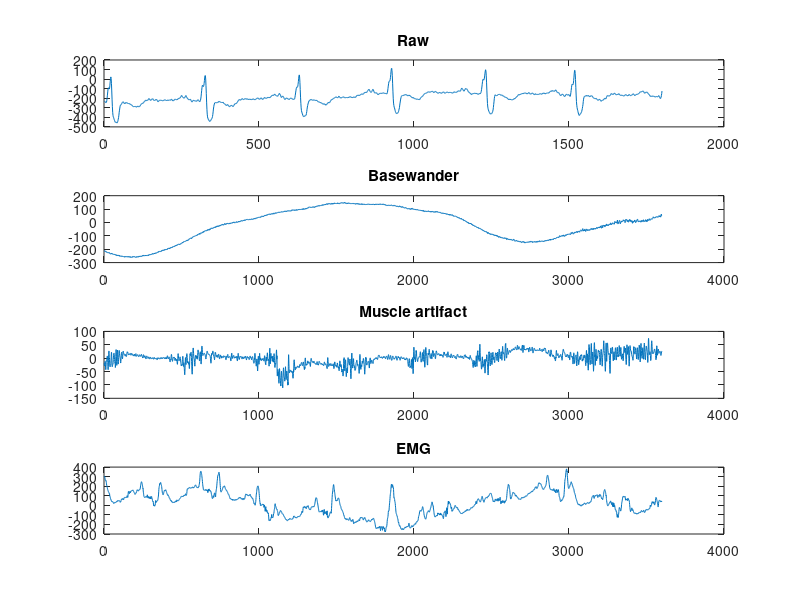

Recreate this plot in MATLAB. (Note: this script raises an error after producing the figure.)
clear all;
clc;

Data = load('118e00m.mat'); %Noise Free Signal (Reference Signal)
D = cell2mat(struct2cell(Data));
D = D(1,:);                                     
Data = load('118e06m.mat'); %Noisy Signal
X = cell2mat(struct2cell(Data));
X = X(1,:); 
Data = load('bwm.mat'); %Baseline wander Noise
Bw = cell2mat(struct2cell(Data));
Bw = Bw(1,:);
Data = load('mam.mat'); %Muscle Artifact
Ma = cell2mat(struct2cell(Data));
Ma = Ma(1,:);
Data = load('emm.mat'); %Electrode motion artifact
Em = cell2mat(struct2cell(Data));
Em = Em(1,:);
Total_Noise = Bw+Em+Ma; %Total Noise

f =1800;
s = size(X,2);
d = D(56:56+f-1)'; %Clean Signal
x = X(56:56+f-1)'; %Taking the noisy portion of the input signal
TN = Total_Noise(56:56+f-1)'; %Corresponding Total Noise
bw = Bw(56:56+f-1)';
ma = Ma(56:56+f-1)';
em = Em(56:56+f-1)';

N=4; % Sampling Rate
W=zeros(N,1); %Initialize weights
alpha= 0.001;
mu=0.0002;
itr=1000;
MSE =zeros(1,itr);
Dw = [zeros(N-1,1); d]; %Padding reference signal with zeros

%%
figure(1)
subplot(4,1,1)
plot(x);title('Raw')
subplot(4,1,2)
%%plot(Y);title('Filtered')
%%subplot(6,1,3)
plot(Bw);title('Basewander')
subplot(4,1,3)
plot(Ma);title('Muscle artifact')
subplot(4,1,4)
plot(Em);title('EMG')

%% filtering base line wander

Fc = 0.6; % Cutoff Frequency
% Construct an FDESIGN object and call its BUTTER method.
[signal,f]=rdsamp('nstdb/118e06',[],10000);
%[signal,Fs]=rdsamp('mitdb/100',[],10000);
%signal=load("bwm.mat");
%Fc=powerbw(signal,Fs);
%h = fdesign. highpass ('N,Fc', N, Fc, Fs);
[b,a] = butter(3,Fc/(f/2),'high');

x1=signal(:,2);
x2=X./ max(x1);
figure(2)
subplot (3,1,1), plot(x2), title ('ECG Signal with low-frequency(baseline wander) noise'), grid on
y0=filtfilt(b,a, x2);
subplot (3,1,2), plot(y0), title ('ECG signal with baseline wander REMOVED'), grid on

%% filtering muscle artifact

order = 5;
framelen = 51;
signalFiltered_1 = sgolayfilt(y0, order, framelen);

subplot(3, 1, 3);
plot(signalFiltered_1(:));
title("Ecg signal with muscle artifact removed");

%%